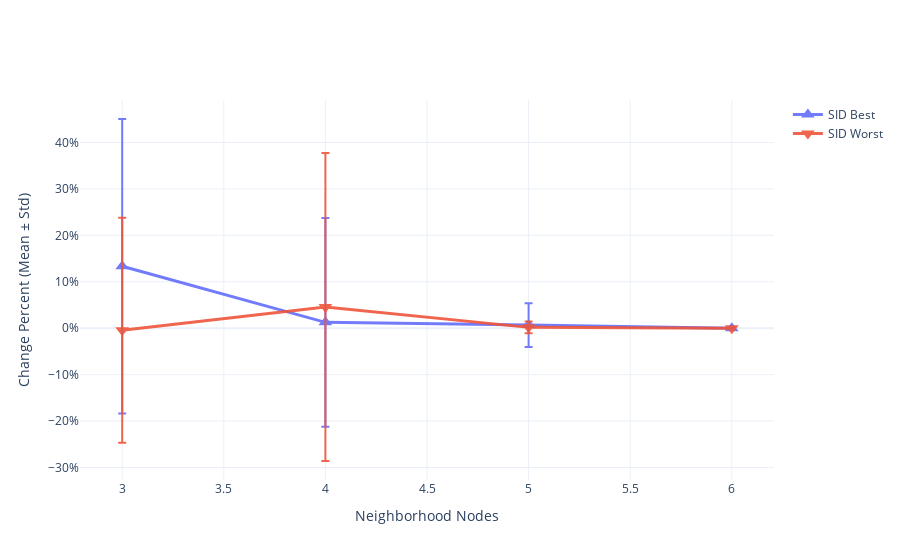
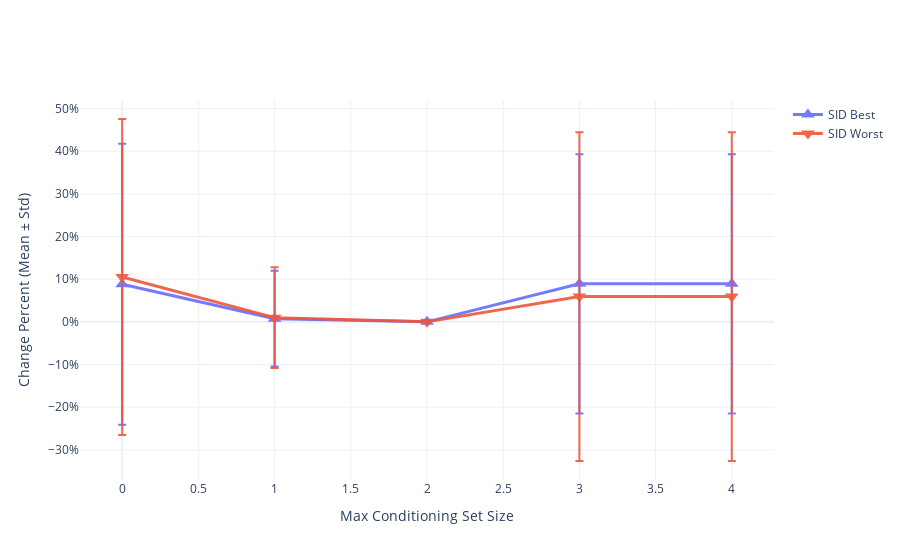
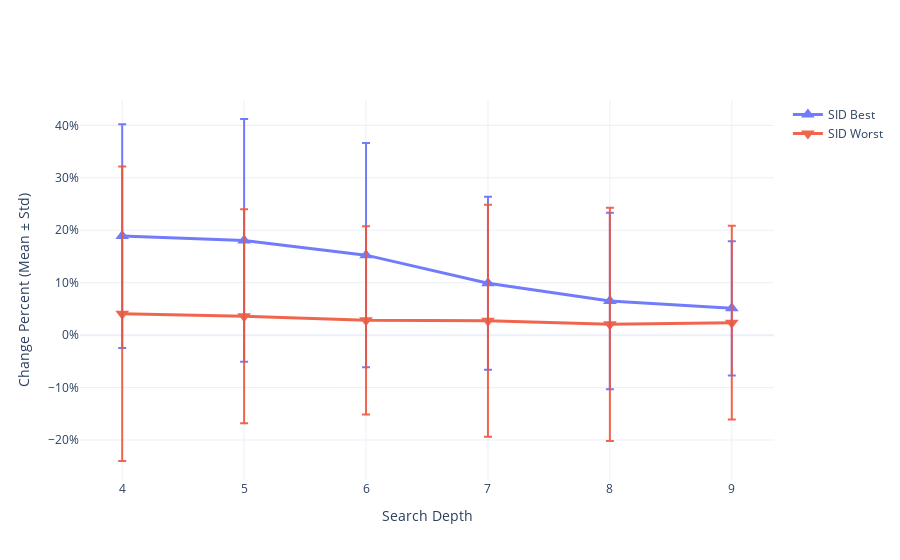

The notebook cell these images were saved under, in order:
### Code cell
# 1. Neighbourhood N Nodes ablation
print("\n1. Neighbourhood N Nodes Ablation")
stats_cycle = create_ablation_plot2('neighbourhood_n_nodes')

# 3. Max C Set Size ablation  
print("\n3. Max C Set Size Ablation")
stats_c_set = create_ablation_plot2('max_c_set_size')

# 4. Search Depth ablation
print("\n4. Search Depth Ablation") 
stats_search = create_ablation_plot2('search_depth')

### Figure 1 — Plotly figure (JSON) as saved in the notebook; plotly's stock layout.template omitted (floating-point values rounded to 4 significant figures)
{"data": [{"error_y": {"array": [31.72, 22.48, 4.714, 0.0], "type": "data", "visible": true}, "line": {"width": 3}, "marker": {"size": 12, "symbol": "triangle-up-dot"}, "mode": "lines+markers", "name": "SID Best", "opacity": 0.9, "type": "scatter", "x": [3, 4, 5, 6], "y": [13.34, 1.266, 0.6667, 0.0]}, {"error_y": {"array": [24.23, 33.18, 1.286, 0.0], "type": "data", "visible": true}, "line": {"width": 3}, "marker": {"size": 12, "symbol": "triangle-down-dot"}, "mode": "lines+markers", "name": "SID Worst", "opacity": 0.9, "type": "scatter", "x": [3, 4, 5, 6], "y": [-0.4511, 4.581, 0.1818, 0.0]}], "layout": {"xaxis": {"title": {"text": "Neighborhood Nodes"}}, "yaxis": {"ticksuffix": "%", "title": {"text": "Change Percent (Mean ± Std)"}}}}

### Figure 2 — Plotly figure (JSON) as saved in the notebook; plotly's stock layout.template omitted (floating-point values rounded to 4 significant figures)
{"data": [{"error_y": {"array": [32.93, 11.23, 0.0, 30.38, 30.38], "type": "data", "visible": true}, "line": {"width": 3}, "marker": {"size": 12, "symbol": "triangle-up-dot"}, "mode": "lines+markers", "name": "SID Best", "opacity": 0.9, "type": "scatter", "x": [0, 1, 2, 3, 4], "y": [8.82, 0.7413, 0.0, 8.92, 8.92]}, {"error_y": {"array": [37.03, 11.83, 0.0, 38.53, 38.53], "type": "data", "visible": true}, "line": {"width": 3}, "marker": {"size": 12, "symbol": "triangle-down-dot"}, "mode": "lines+markers", "name": "SID Worst", "opacity": 0.9, "type": "scatter", "x": [0, 1, 2, 3, 4], "y": [10.53, 0.995, 0.0, 5.919, 5.919]}], "layout": {"xaxis": {"title": {"text": "Max Conditioning Set Size"}}, "yaxis": {"ticksuffix": "%", "title": {"text": "Change Percent (Mean ± Std)"}}}}

### Figure 3 — Plotly figure (JSON) as saved in the notebook; plotly's stock layout.template omitted (floating-point values rounded to 4 significant figures)
{"data": [{"error_y": {"array": [21.33, 23.15, 21.37, 16.5, 16.84, 12.8], "type": "data", "visible": true}, "line": {"width": 3}, "marker": {"size": 12, "symbol": "triangle-up-dot"}, "mode": "lines+markers", "name": "SID Best", "opacity": 0.9, "type": "scatter", "x": [4, 5, 6, 7, 8, 9], "y": [18.89, 18.06, 15.25, 9.888, 6.505, 5.123]}, {"error_y": {"array": [28.09, 20.4, 17.95, 22.13, 22.22, 18.47], "type": "data", "visible": true}, "line": {"width": 3}, "marker": {"size": 12, "symbol": "triangle-down-dot"}, "mode": "lines+markers", "name": "SID Worst", "opacity": 0.9, "type": "scatter", "x": [4, 5, 6, 7, 8, 9], "y": [4.088, 3.588, 2.822, 2.752, 2.053, 2.372]}], "layout": {"xaxis": {"title": {"text": "Search Depth"}}, "yaxis": {"ticksuffix": "%", "title": {"text": "Change Percent (Mean ± Std)"}}}}
